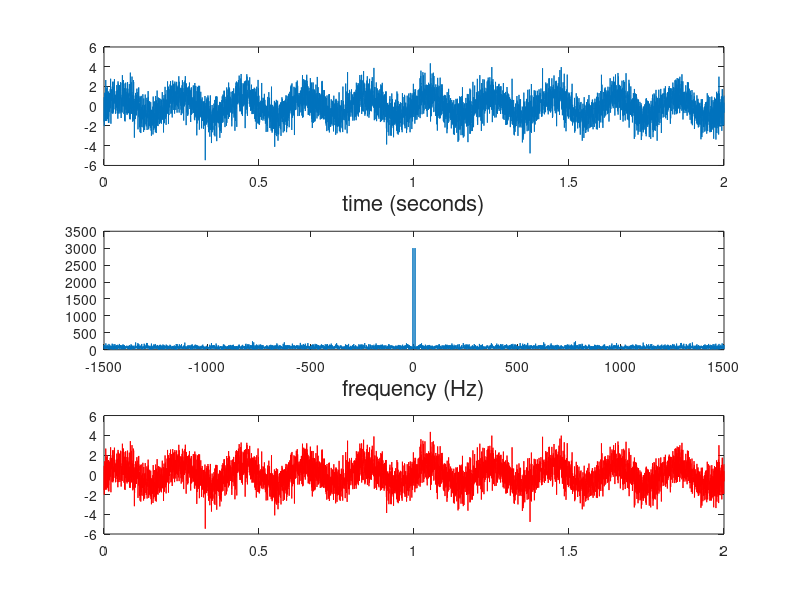

Here is the MATLAB script that generated this plot:
%Example #1

close all; clear all;  

T=2; % total time period over which signal was sampled
fs=3000; % Sampling rate

t=0.0:1/fs:T;
y=sin(2*pi*5*t);
n=randn(1,length(t));
y1=y+n;

subplot(3,1,1), plot(t,y1);
xlabel('time (seconds)','FontSize',16);

y1f=fft(y1);

y1m=fftshift(abs(y1f));


f=linspace(-1*length(t),length(t),length(t))*fs/2/length(t);

subplot(3,1,2),plot(f,y1m);
xlabel('frequency (Hz)','FontSize',16);

Y1=ifft(y1f);
hold on;
subplot(3,1,3), plot(t,Y1,'r');